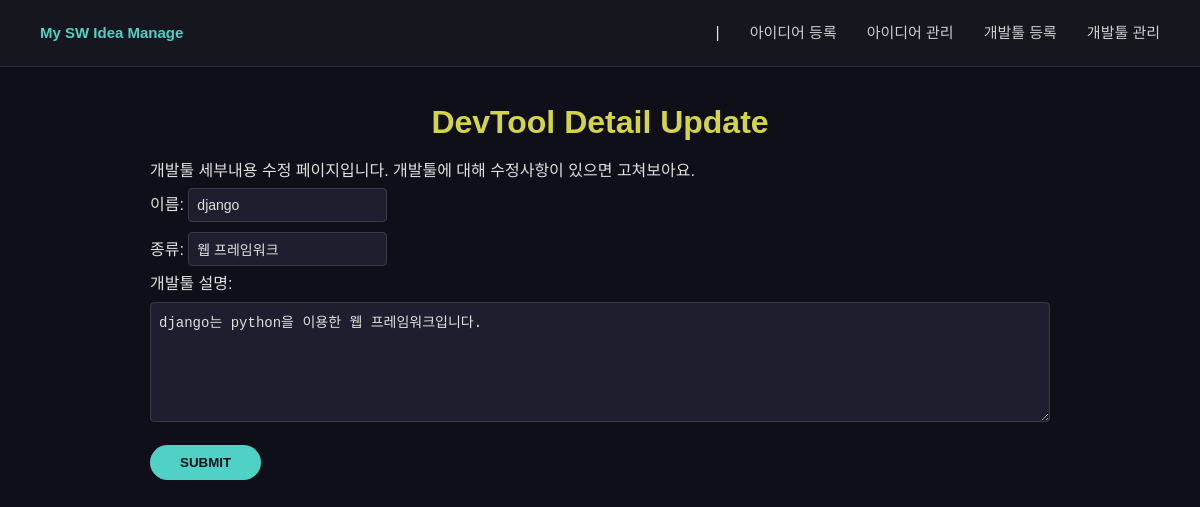
The app's page /devtools/1/modify/ with its own data.
### IdeaSite/models.py (models this page shows, shortened)
class DevTool(models.Model):
    name = models.CharField(max_length=100)
    kind = models.CharField(max_length=100)
    content = models.TextField()

### IdeaSite/views.py (the view)
# urls.py: path('devtools/<int:id>/modify/', views.develop_modify, name='develop_modify'),
def develop_modify(request, id):
    devtool = DevTool.objects.get(id=id)
    if request.method == 'POST':
        devtool.name = request.POST.get('name')
        devtool.kind = request.POST.get('kind')
        devtool.content = request.POST.get('content')
        devtool.save()
        return redirect('develop_detail', id=devtool.id)
    context = {'devtool': devtool}
    return render(request, 'IdeaSite/develop_modify.html', context)

### IdeaSite/templates/IdeaSite/develop_modify.html (shortened to what this page needs)
{% extends 'IdeaSite/base.html' %}
{% block content %}
<h1>DevTool Detail Update</h1>
<p>개발툴 세부내용 수정 페이지입니다. 개발툴에 대해 수정사항이 있으면 고쳐보아요.</p>
<form method="POST">
    <p>이름: <input type="text" name="name" value="{{ devtool.name }}"></p>
    <p>종류: <input type="text" name="kind" value="{{ devtool.kind }}"></p>
    <p>개발툴 설명: <textarea name="content">{{ devtool.content }}</textarea></p>
    <button type="submit">SUBMIT</button>
</form>
{% endblock %}

### static/style.css (style rules this page uses)
* { margin: 0; padding: 0; box-sizing: border-box; }
body { background-color: #0f0f1a; color: #e0e0e0; font-family: 'Malgun Gothic', sans-serif; line-height: 1.6; }
h1 { color: #d4d44a; text-align: center; margin: 30px 0 10px; }
body > form, body > div, body > p, body > a, body > h1, body > h3, body > img, body > hr, body > button { max-width: 900px; margin-left: auto; margin-right: auto; }
input, textarea, select { background-color: #1e1e2e; border: 1px solid #3a3a4a; color: #e0e0e0; padding: 8px; border-radius: 4px; margin: 5px 0; font-size: 14px; }
textarea { width: 100%; min-height: 120px; }
button { background-color: #4fd1c5; color: #0f0f1a; border: none; padding: 10px 30px; border-radius: 20px; cursor: pointer; font-weight: bold; margin-top: 10px; }

### records on screen
DevTool: name "django", kind "웹 프레임워크", content "django는 python을 이용한 웹 프레임워크입니다."
